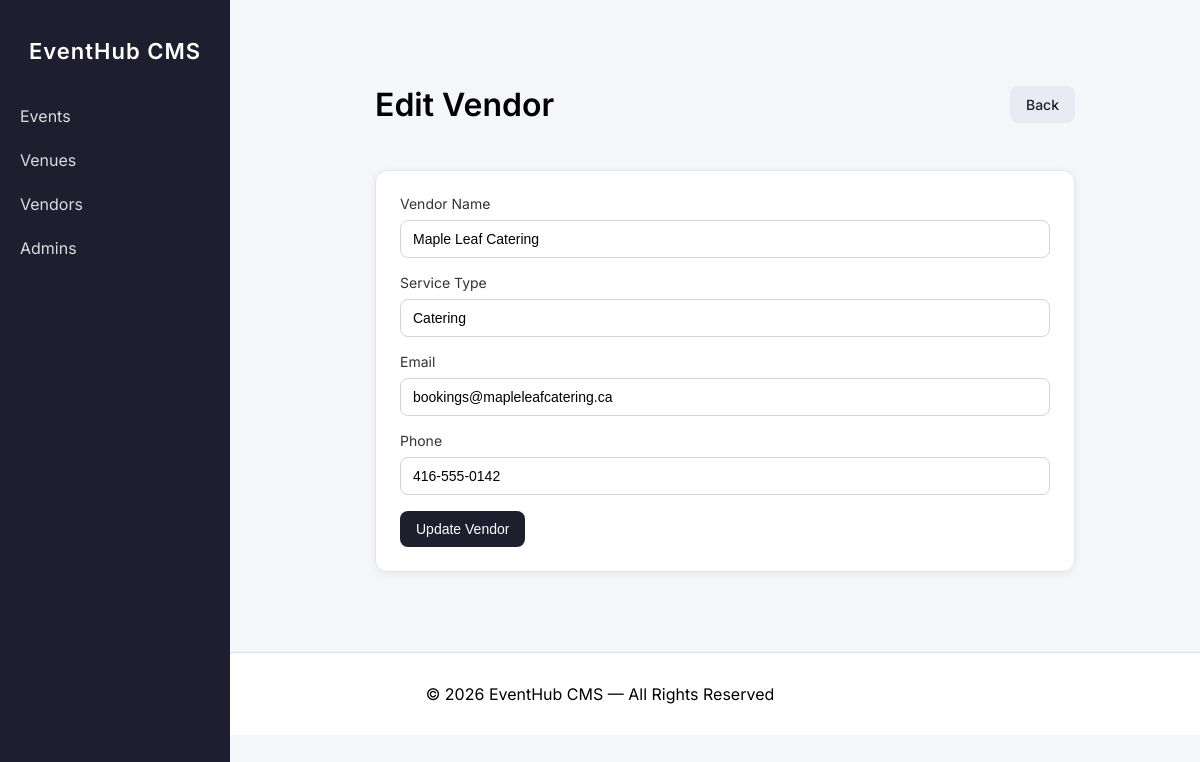
The page /vendors/edit.php?id=1 (signed in) on the database its author committed.
### tables this page shows
CREATE TABLE `vendors` (
  `id` int NOT NULL,
  `name` varchar(255) NOT NULL,
  `service_type` varchar(100) NOT NULL,
  `email` varchar(255) NOT NULL,
  `phone` varchar(50) NOT NULL
);

### vendors/edit.php (the view, shortened to what this page needs)
<?php
include '../includes/header.php';
$id = (int) $_GET['id'];
$query = "SELECT id, name, service_type, email, phone FROM vendors WHERE id = ? LIMIT 1";
$stmt = $db->prepare($query);
$stmt->bind_param('i', $id);
$stmt->execute();
$result = $stmt->get_result();
$vendor = $result->fetch_assoc();
?>
<?php include '../includes/navbar.php'; ?>
<div class="container mt-4" style="max-width: 700px;">
    <div class="d-flex justify-content-between align-items-center mb-4">
        <h1>Edit Vendor</h1>
        <a href="<?= app_url('vendors/dashboard.php') ?>" class="btn btn-secondary">Back</a>
    </div>
    <div class="card p-4 shadow-sm">
        <form action="" method="post">
            <div class="mb-3">
                <label for="name" class="form-label">Vendor Name</label>
                <input
                    type="text"
                    id="name"
                    name="name"
                    class="form-control"
                    value="<?= htmlspecialchars($vendor['name']) ?>"
                >
            </div>
            <div class="mb-3">
                <label for="service_type" class="form-label">Service Type</label>
                <input
                    type="text"
                    id="service_type"
                    name="service_type"
                    class="form-control"
                    value="<?= htmlspecialchars($vendor['service_type']) ?>"
                >
            </div>
            <div class="mb-3">
                <label for="email" class="form-label">Email</label>
                <input
                    type="email"
                    id="email"
                    name="email"
                    class="form-control"
                    value="<?= htmlspecialchars($vendor['email']) ?>"
                >
            </div>
            <div class="mb-3">
                <label for="phone" class="form-label">Phone</label>
                <input
                    type="text"
                    id="phone"
                    name="phone"
                    class="form-control"
                    value="<?= htmlspecialchars($vendor['phone']) ?>"
                >
            </div>
            <button type="submit" class="btn btn-primary">Update Vendor</button>
        </form>
    </div>
</div>
<?php include '../includes/footer.php'; ?>

### includes/header.php (style rules this page uses)
body { margin: 0; font-family: 'Inter', sans-serif; background: #f5f6fa; }
.container { padding: 20px; max-width: 1100px; margin: auto; }
h1, h2 { font-weight: 600; }
.btn, .btn-primary, .btn-secondary, .btn-dark, .btn-danger, .btn-outline-secondary { display: inline-block; border: none; border-radius: 8px; padding: 10px 16px; font-size: 14px; font-weight: 500; text-decoration: none; cursor: pointer; box-sizing: border-box; }
.btn-primary, .btn-dark { background: #1e1e2f; color: #fff; }
.btn-secondary, .btn-outline-secondary { background: #e8ebf2; color: #1e1e2f; }
.card { background: #fff; border-radius: 12px; border: 1px solid #e5e5e5; }
.shadow-sm { box-shadow: 0 2px 8px rgba(0,0,0,0.06); }
.p-4 { padding: 24px; }
.mt-4 { margin-top: 24px; }
.mb-3 { margin-bottom: 16px; }
.mb-4 { margin-bottom: 24px; }
.form-label, .form-check-label { display: block; margin-bottom: 8px; font-size: 14px; color: #333; }
.form-control { width: 100%; border: 1px solid #d0d5dd; border-radius: 8px; padding: 10px 12px; font-size: 14px; box-sizing: border-box; }
.d-flex { display: flex; }
.justify-content-between { justify-content: space-between; }
.align-items-center { align-items: center; }

### rows shown on the page
vendors: name "Maple Leaf Catering", service_type "Catering", email "bookings@mapleleafcatering.ca", phone "416-555-0142"
